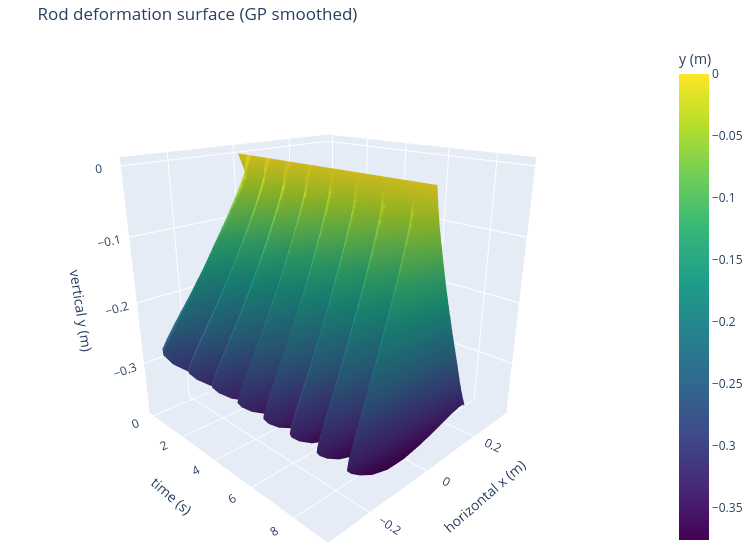

Notebook source saved alongside this figure:
### Markdown cell above
## Step 4 — 3D surface: GP smoothed x(t, node)

### Code cell
import numpy as np
import plotly.graph_objects as go

# Subsample frames for speed (every 4th frame)
_stride = 1
_frames = np.arange(0, n_frames, _stride)
_n_pts  = N_TRAIN_PTS

# Build grids using physical GP positions — same layout as raw data surface
X_grid_gp = x_gp_all[_frames, :].T                        # (n_pts, n_t)  GP horizontal position
T_grid_gp = np.tile(t_raw[_frames], (_n_pts, 1))           # (n_pts, n_t)  time
Y_grid_gp = y_gp_all[_frames, :].T                        # (n_pts, n_t)  GP vertical position

# ── Plotly 3D surface: GP smoothed x vs y (horizontal position on y-axis) ─
fig3d = go.Figure(go.Surface(
    x=T_grid_gp,
    y=X_grid_gp,
    z=Y_grid_gp,
    colorscale='viridis',
    colorbar=dict(title='y (m)'),
))
fig3d.update_layout(
    title='Rod deformation surface (GP smoothed)',
    scene=dict(
        xaxis_title='time (s)',
        yaxis_title='horizontal x (m)',
        zaxis_title='vertical y (m)',
        camera=dict(eye=dict(x=1.5, y=-1.5, z=0.8))
    ),
    width=750, height=550, margin=dict(l=0, r=0, t=40, b=0)
)
fig3d.show()

### Figure 1 — Plotly figure (JSON) as saved in the notebook; plotly's stock layout.template omitted (floating-point values rounded to 4 significant figures; data arrays with more than 128 entries replaced by an {"elided": "..."} marker saying what was removed)
{"data": [{"colorbar": {"title": {"text": "y (m)"}}, "colorscale": [[0, "#440154"], [0.1111, "#482878"], [0.2222, "#3e4989"], [0.3333, "#31688e"], [0.4444, "#26828e"], [0.5556, "#1f9e89"], [0.6667, "#35b779"], [0.7778, "#6ece58"], [0.8889, "#b5de2b"], [1, "#fde725"]], "type": "surface", "x": {"elided": "100x193 float values"}, "y": {"elided": "100x193 float values"}, "z": {"elided": "100x193 float values"}}], "layout": {"height": 550, "margin": {"b": 0, "l": 0, "r": 0, "t": 40}, "scene": {"camera": {"eye": {"x": 1.5, "y": -1.5, "z": 0.8}}, "xaxis": {"title": {"text": "time (s)"}}, "yaxis": {"title": {"text": "horizontal x (m)"}}, "zaxis": {"title": {"text": "vertical y (m)"}}}, "title": {"text": "Rod deformation surface (GP smoothed)"}, "width": 750}}
